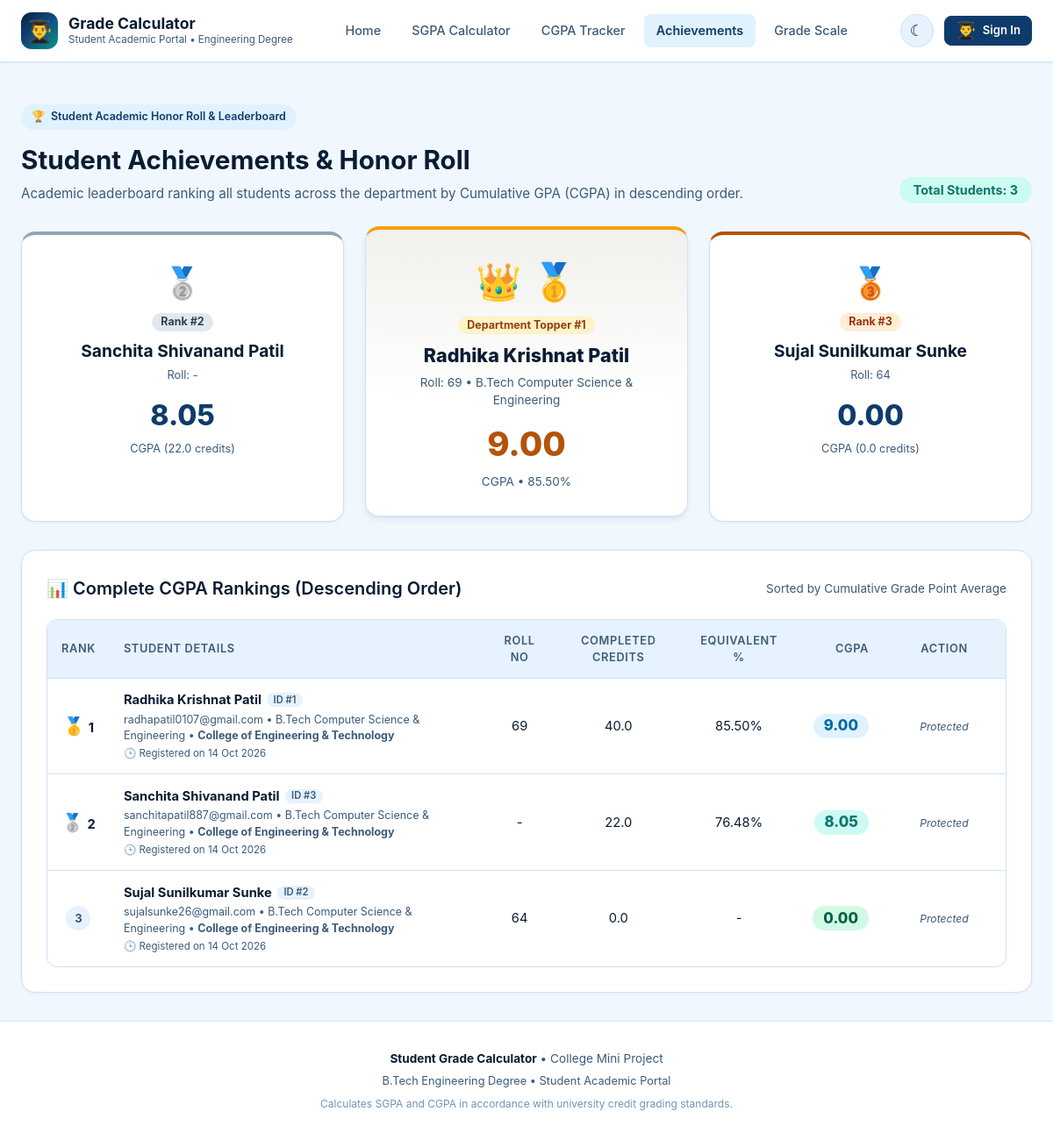
/achievements, run on the app's committed database.
### cgpa-calculator/backend/app.py (models this page shows, shortened)
class StudentProfile(db.Model):
    __tablename__ = "student_profiles"
    id = db.Column(db.Integer, primary_key=True)
    user_id = db.Column(db.Integer, db.ForeignKey("users.id"), nullable=False, unique=True)
    name = db.Column(db.String(120), default="Student")
    roll_no = db.Column(db.String(40), default="DS-201")
    prn = db.Column(db.String(40), default="202401234567")
    branch = db.Column(db.String(150), default="B.Tech Computer Science & Engineering")
    year = db.Column(db.String(80), default="Second Year (SY)")
    college = db.Column(db.String(200), default="Engineering Institute")
    updated_at = db.Column(db.DateTime, default=datetime.utcnow, onupdate=datetime.utcnow)

class User(db.Model):
    __tablename__ = "users"
    id = db.Column(db.Integer, primary_key=True)
    unique_id = db.Column(db.String(50), unique=True, nullable=True, index=True)
    email = db.Column(db.String(120), unique=True, nullable=True, index=True)
    username = db.Column(db.String(80), unique=True, nullable=False, index=True)
    password_hash = db.Column(db.String(255), nullable=False)
    created_at = db.Column(db.DateTime, default=datetime.utcnow)
    profile = db.relationship("StudentProfile", backref="user", uselist=False, cascade="all, delete-orphan")
    semesters = db.relationship("Semester", backref="user", cascade="all, delete-orphan", order_by="Semester.semester_no")

### cgpa-calculator/backend/app.py (the view)
@app.route("/achievements")
def achievements_view():
    users = User.query.all()
    leaderboard = []
    for u in users:
        sems = Semester.query.filter_by(user_id=u.id).order_by(Semester.semester_no).all()
        if sems:
            sem_list = [{"credits": s.credits, "sgpa": s.sgpa, "semester_no": s.semester_no} for s in sems]
            cgpa_res = calculate_cgpa(sem_list)
            cgpa_val = cgpa_res.get("cgpa", 0.0)
            total_credits = cgpa_res.get("total_credits", 0.0)
            total_semesters = len(sems)
        else:
            cgpa_val = 0.0
            total_credits = 0.0
            total_semesters = 0
        prof = u.profile
        student_name = prof.name if (prof and prof.name) else u.username
        roll_no = prof.roll_no if (prof and prof.roll_no) else "-"
        branch = prof.branch if (prof and prof.branch) else "Computer Science & Engineering"
        percentage_val = calculate_percentage(cgpa_val, 9.5) if cgpa_val > 0 else 0.0
        perf_class = get_performance_class(cgpa_val) if cgpa_val > 0 else "N/A"
        leaderboard.append({
            "user_id": u.id,
            "unique_id": u.unique_id or "-",
            "username": u.username,
            "email": u.email or "-",
            "name": student_name,
            "roll_no": roll_no,
            "branch": branch,
            "college": prof.college if (prof and prof.college) else "College of Engineering & Technology",
            "cgpa": cgpa_val,
            "total_credits": total_credits,
            "semesters_count": total_semesters,
            "percentage": percentage_val,
            "performance_class": perf_class,
            "created_at": u.created_at
        })
    leaderboard.sort(key=lambda x: (x["cgpa"], x["total_credits"]), reverse=True)
    rank = 1
    for idx, item in enumerate(leaderboard):
        if idx > 0:
            prev = leaderboard[idx - 1]
            if item["cgpa"] < prev["cgpa"]:
                rank = idx + 1
        item["rank"] = rank
    return render_template(
        "achievements.html",
        active_page="achievements",
        leaderboard=leaderboard
    )

### cgpa-calculator/frontend/templates/achievements.html (shortened to what this page needs)
{% extends "base.html" %}
{% block content %}
<div class="page-header">
  <div class="college-tag">
    <span>🏆</span> Student Academic Honor Roll &amp; Leaderboard
  </div>
  <div style="display: flex; justify-content: space-between; align-items: flex-end; flex-wrap: wrap; gap: 1rem;">
    <div>
      <h2>Student Achievements & Honor Roll</h2>
      <p>
        Academic leaderboard ranking all students across the department by Cumulative GPA (CGPA) in descending order.
      </p>
    </div>
    <div>
      <span class="badge badge-A-plus" style="font-size: 0.9rem; padding: 0.5rem 1rem;">
        Total Students: {{ leaderboard|length }}
      </span>
    </div>
  </div>
</div>
{% if leaderboard|length >= 3 and leaderboard[0].cgpa > 0 %}
<div class="grid-3" style="margin-bottom: 2rem;">
  <div class="card" style="text-align: center; border-top: 4px solid #94a3b8; order: 1;">
    <div style="font-size: 2.2rem; margin-bottom: 0.25rem;">🥈</div>
    <span class="badge" style="background: #e2e8f0; color: #334155; font-weight: 700; margin-bottom: 0.5rem;">Rank #2</span>
    <h3 style="font-size: 1.2rem; font-weight: 700; margin-bottom: 0.25rem;">{{ leaderboard[1].name }}</h3>
    <p style="font-size: 0.8rem; color: var(--text-muted); margin-bottom: 0.75rem;">Roll: {{ leaderboard[1].roll_no }}</p>
    <div style="font-size: 2rem; font-weight: 800; color: var(--primary);">{{ "%.2f"|format(leaderboard[1].cgpa) }}</div>
    <span style="font-size: 0.8rem; color: var(--text-muted);">CGPA ({{ "%.1f"|format(leaderboard[1].total_credits) }} credits)</span>
  </div>
  <div class="card" style="text-align: center; border-top: 4px solid #f59e0b; background: linear-gradient(180deg, rgba(245, 158, 11, 0.08) 0%, var(--bg-card) 60%); transform: translateY(-6px); box-shadow: var(--shadow-md); order: 2;">
    <div style="font-size: 2.6rem; margin-bottom: 0.25rem;">👑 🥇</div>
    <span class="badge badge-C" style="background: #fef3c7; color: #92400e; font-weight: 700; margin-bottom: 0.5rem;">Department Topper #1</span>
    <h3 style="font-size: 1.35rem; font-weight: 800; margin-bottom: 0.25rem;">{{ leaderboard[0].name }}</h3>
    <p style="font-size: 0.85rem; color: var(--text-muted); margin-bottom: 0.75rem;">Roll: {{ leaderboard[0].roll_no }} &bull; {{ leaderboard[0].branch }}</p>
    <div style="font-size: 2.4rem; font-weight: 800; color: #b45309;">{{ "%.2f"|format(leaderboard[0].cgpa) }}</div>
    <span style="font-size: 0.85rem; color: var(--text-muted);">CGPA &bull; {{ "%.2f"|format(leaderboard[0].percentage) }}%</span>
  </div>
  <div class="card" style="text-align: center; border-top: 4px solid #b45309; order: 3;">
    <div style="font-size: 2.2rem; margin-bottom: 0.25rem;">🥉</div>
    <span class="badge" style="background: #ffedd5; color: #9a3412; font-weight: 700; margin-bottom: 0.5rem;">Rank #3</span>
    <h3 style="font-size: 1.2rem; font-weight: 700; margin-bottom: 0.25rem;">{{ leaderboard[2].name }}</h3>
    <p style="font-size: 0.8rem; color: var(--text-muted); margin-bottom: 0.75rem;">Roll: {{ leaderboard[2].roll_no }}</p>
    <div style="font-size: 2rem; font-weight: 800; color: var(--primary);">{{ "%.2f"|format(leaderboard[2].cgpa) }}</div>
    <span style="font-size: 0.8rem; color: var(--text-muted);">CGPA ({{ "%.1f"|format(leaderboard[2].total_credits) }} credits)</span>
  </div>
</div>
{% endif %}
<div class="card">
  <div style="display: flex; justify-content: space-between; align-items: center; margin-bottom: 1.25rem; flex-wrap: wrap; gap: 0.5rem;">
    <h3 class="card-title" style="margin-bottom: 0;">
      <span>📊 Complete CGPA Rankings (Descending Order)</span>
    </h3>
    <span style="font-size: 0.85rem; color: var(--text-muted);">
      Sorted by Cumulative Grade Point Average
    </span>
  </div>
  {% if leaderboard %}
  <div class="table-responsive">
    <table class="table">
      <thead>
        <tr>
          <th style="width: 70px; text-align: center;">Rank</th>
          <th>Student Details</th>
          <th style="text-align: center;">Roll No</th>
          <th style="text-align: center;">Completed Credits</th>
          <th style="text-align: center;">Equivalent %</th>
          <th style="text-align: right; width: 100px;">CGPA</th>
          <th style="text-align: center; width: 140px;">Action</th>
        </tr>
      </thead>
      <tbody>
        {% for student in leaderboard %}
        <tr {% if current_user and student.user_id == current_user.id %}style="background-color: var(--primary-light); font-weight: 600;"{% endif %}>
          <td style="text-align: center;">
            {% if student.rank == 1 and student.cgpa > 0 %}
              <span style="font-size: 1.25rem;">🥇</span> <strong>1</strong>
            {% elif student.rank == 2 and student.cgpa > 0 %}
              <span style="font-size: 1.25rem;">🥈</span> <strong>2</strong>
            {% elif student.rank == 3 and student.cgpa > 0 %}
              <span style="font-size: 1.25rem;">🥉</span> <strong>3</strong>
            {% else %}
              <span style="display: inline-block; width: 28px; height: 28px; line-height: 28px; border-radius: 50%; background: var(--bg-secondary); color: var(--text-muted); font-weight: 700; font-size: 0.82rem;">
                {{ student.rank }}
              </span>
            {% endif %}
          </td>
          <td>
            <div style="display: flex; align-items: center; gap: 0.4rem; flex-wrap: wrap;">
              <strong>{{ student.name }}</strong>
              <span class="badge" style="font-size: 0.7rem; padding: 0.15rem 0.45rem; background: var(--bg-secondary); color: var(--text-muted); font-weight: 600;">ID #{{ student.user_id }}</span>
            </div>
            <span style="display: block; font-size: 0.78rem; color: var(--text-muted); margin-top: 0.15rem;">
              {{ student.email if student.email and student.email != '-' else student.username }} &bull;
              {{ student.branch }} &bull;
              <strong>{{ student.college }}</strong>
            </span>
            <span style="display: block; font-size: 0.72rem; color: var(--text-muted); margin-top: 0.15rem;">
              {% if student.created_at %}
                🕒 Registered on {{ student.created_at.strftime('%d %b %Y') }}
              {% else %}
                🕒 Active Student
              {% endif %}
            </span>
          </td>
          <td style="text-align: center;">{{ student.roll_no }}</td>
          <td style="text-align: center;">{{ "%.1f"|format(student.total_credits) }}</td>
          <td style="text-align: center;">
            {% if student.percentage > 0 %}
              {{ "%.2f"|format(student.percentage) }}%
            {% else %}
              -
            {% endif %}
          </td>
          <td style="text-align: right;">
            <span class="badge {% if student.cgpa >= 8.5 %}badge-O{% elif student.cgpa >= 7.5 %}badge-A-plus{% else %}badge-B-plus{% endif %}" style="font-size: 1.05rem; padding: 0.35rem 0.75rem; font-weight: 800;">
              {{ "%.2f"|format(student.cgpa) }}
            </span>
          </td>
          <td style="text-align: center;">
            {% if current_user and student.user_id == current_user.id %}
            <div style="display: flex; gap: 0.35rem; justify-content: center; flex-wrap: wrap;">
              {% if student.semesters_count > 0 %}
              <button type="button" class="btn btn-secondary btn-sm" style="font-size: 0.76rem; padding: 0.25rem 0.5rem;" onclick="clearUserAchievement({{ student.user_id }}, '{{ student.name }}')" title="Reset My CGPA">
                🧹 Reset
              </button>
              {% endif %}
              <button type="button" class="btn btn-danger-outline btn-sm" style="font-size: 0.76rem; padding: 0.25rem 0.5rem;" onclick="deleteUserAchievement({{ student.user_id }}, '{{ student.name }}')" title="Delete My Student Record">
                🗑️ Delete
              </button>
            </div>
            {% else %}
            <span style="font-size: 0.76rem; color: var(--text-muted); font-style: italic;">Protected</span>
            {% endif %}
          </td>
        </tr>
        {% endfor %}
      </tbody>
    </table>
  </div>
  {% else %}
  <div class="empty-state">
    <div class="empty-icon">🏆</div>
    <h3>No Student Records Yet</h3>
    <p>As students register and save their semester grades, the department rankings will be updated here in descending order.</p>
  </div>
  {% endif %}
</div>
{% endblock %}

### cgpa-calculator/frontend/templates/base.html (shortened to what this page needs)
<!DOCTYPE html>
<html lang="en" data-theme="light">
<head>
  <link rel="stylesheet" href="{{ url_for('static', filename='css/style.css') }}">
</head>
<body>
  <nav class="navbar">
    <div class="nav-container">
      <div class="brand-wrapper">
        <div class="brand-logo-icon" title="Student Grade Portal" style="font-size: 1.55rem; line-height: 1; display: flex; align-items: center; justify-content: center;">👨‍🎓</div>
        <div class="brand-text">
          <a href="{{ url_for('index') }}" style="text-decoration: none;">
            <h1>Grade Calculator</h1>
            <span>Student Academic Portal &bull; Engineering Degree</span>
          </a>
        </div>
      </div>
      <ul class="nav-links" id="navLinks">
        <li>
          <a href="{{ url_for('index') }}" class="nav-link {% if active_page == 'index' %}active{% endif %}">
            Home
          </a>
        </li>
        <li>
          <a href="{{ url_for('calculator_view') }}" class="nav-link {% if active_page == 'calculator' %}active{% endif %}">
            SGPA Calculator
          </a>
        </li>
        <li>
          <a href="{{ url_for('tracker_view') }}" class="nav-link {% if active_page == 'tracker' %}active{% endif %}">
            CGPA Tracker
          </a>
        </li>
        <li>
          <a href="{{ url_for('achievements_view') }}" class="nav-link {% if active_page == 'achievements' %}active{% endif %}">
            Achievements
          </a>
        </li>
        <li>
          <a href="{{ url_for('grade_scale_view') }}" class="nav-link {% if active_page == 'grade_scale' %}active{% endif %}">
            Grade Scale
          </a>
        </li>
      </ul>
      <div class="nav-actions">
        <button class="theme-toggle-btn" id="themeToggleBtn" title="Toggle Dark/Light Mode" aria-label="Toggle dark mode">
          <span id="themeIcon">&#9790;</span>
        </button>
        {% if current_user %}
          <div style="display: flex; align-items: center; gap: 0.5rem;">
            <a href="{{ url_for('student_info_view') }}" class="btn btn-secondary btn-sm {% if active_page == 'student_info' %}active{% endif %}" title="View Student Profile" style="display: inline-flex; align-items: center; gap: 0.45rem; font-weight: 600;">
              <span style="font-size: 1.25rem; line-height: 1;">👨‍🎓</span>
              <span class="user-display-name">{{ current_profile.name if current_profile and current_profile.name else current_user.username }}</span>
            </a>
            <a href="{{ url_for('logout_view') }}" class="btn btn-outline btn-sm" title="Logout">
              Logout
            </a>
          </div>
        {% else %}
          <a href="{{ url_for('login_view') }}" class="btn btn-primary btn-sm" style="display: inline-flex; align-items: center; gap: 0.45rem; font-weight: 600;">
            <span style="font-size: 1.2rem; line-height: 1;">👨‍🎓</span>
            <span>Sign In</span>
          </a>
        {% endif %}
      </div>
    </div>
  </nav>
  <div class="main-content" style="padding-top: 1rem; padding-bottom: 0;">
  </div>
  <main class="main-content">
    {% block content %}{% endblock %}
  </main>
  <footer class="footer">
    <div class="footer-content">
      <p>
        <strong>Student Grade Calculator</strong> &bull; College Mini Project
      </p>
      <p style="margin-top: 0.35rem; font-size: 0.8rem;">
        B.Tech Engineering Degree &bull; Student Academic Portal
      </p>
      <p style="margin-top: 0.5rem; font-size: 0.75rem; color: var(--text-subtle);">
        Calculates SGPA and CGPA in accordance with university credit grading standards.
      </p>
    </div>
  </footer>
</body>
</html>

### data on the page
StudentProfile: name "Sanchita Shivanand Patil", name "Sanchita Shivanand Patil", branch "B.Tech Computer Science & Engineering", college "College of Engineering & Technology"
StudentProfile: name "Radhika Krishnat Patil", roll_no "69", branch "B.Tech Computer Science & Engineering", name "Radhika Krishnat Patil", branch "B.Tech Computer Science & Engineering", college "College of Engineering & Technology", roll_no "69"
StudentProfile: name "Sujal Sunilkumar Sunke", roll_no "64", name "Sujal Sunilkumar Sunke", branch "B.Tech Computer Science & Engineering", college "College of Engineering & Technology", roll_no "64"
User: email "radhapatil0107@gmail.com", created_at "14 Oct 2026"
User: email "sanchitapatil887@gmail.com", created_at "14 Oct 2026"
User: email "sujalsunke26@gmail.com", created_at "14 Oct 2026"

### other printed values
{{ leaderboard|length }} "3"
{{ leaderboard[1].roll_no }} "-"
{{ "%.2f"|format(leaderboard[1].cgpa) }} "8.05"
{{ "%.1f"|format(leaderboard[1].total_credits) }} "22.0"
{{ "%.2f"|format(leaderboard[0].cgpa) }} "9.00"
{{ "%.2f"|format(leaderboard[0].percentage) }} "85.50"
{{ "%.2f"|format(leaderboard[2].cgpa) }} "0.00"
{{ "%.1f"|format(leaderboard[2].total_credits) }} "0.0"
{{ student.user_id }} "1" "3" "2"
{{ "%.1f"|format(student.total_credits) }} "40.0" "22.0" "0.0"
{{ "%.2f"|format(student.percentage) }} "85.50" "76.48"
{{ "%.2f"|format(student.cgpa) }} "9.00" "8.05" "0.00"
{{ student.roll_no }} "-"
{{ student.rank }} "3"
